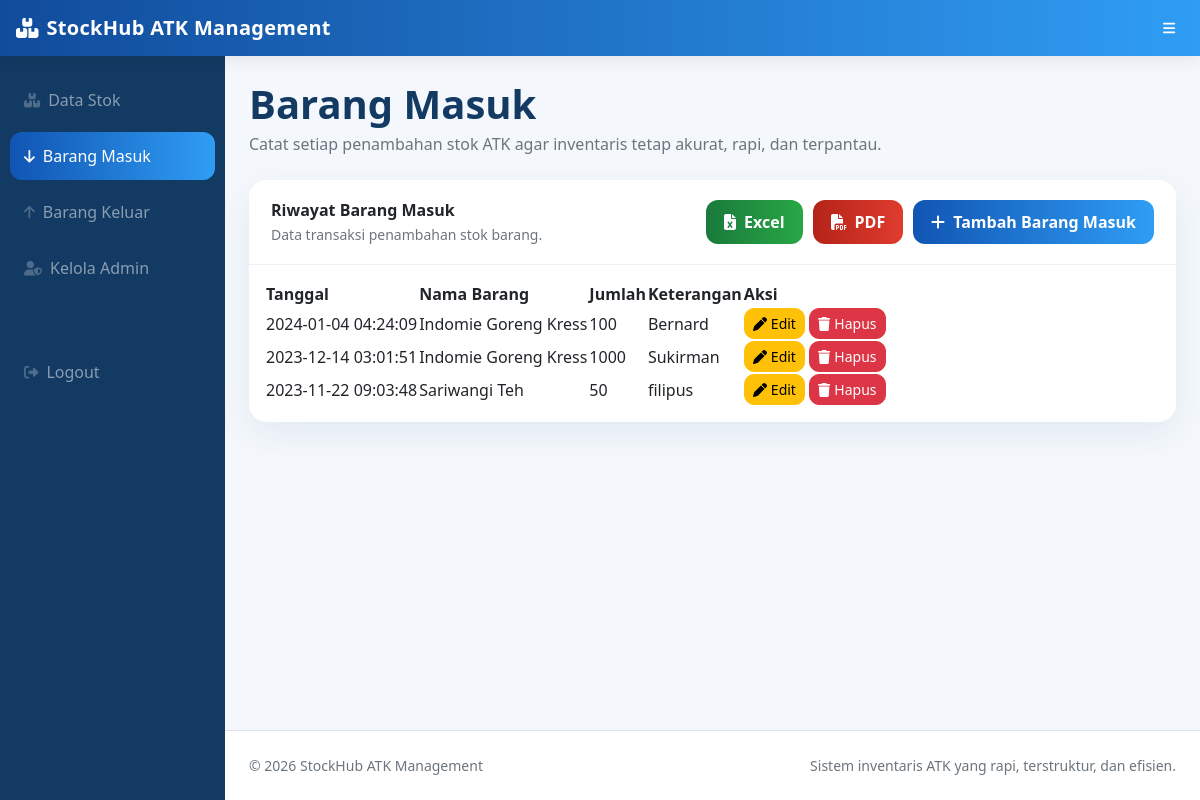
The app's page /masuk.php (signed in) with its own data.
### tables this page shows
CREATE TABLE `masuk` (
  `idmasuk` int(11) NOT NULL,
  `idbarang` int(11) NOT NULL,
  `tanggal` timestamp NOT NULL DEFAULT current_timestamp(),
  `keterangan` varchar(25) NOT NULL,
  `qty` int(11) NOT NULL
);

CREATE TABLE `stock` (
  `idbarang` int(11) NOT NULL,
  `namabarang` varchar(50) NOT NULL,
  `deskripsi` varchar(50) NOT NULL,
  `stock` int(11) NOT NULL,
  `image` varchar(99) DEFAULT NULL
);

### masuk.php (the view, shortened to what this page needs)
<?php
require 'function.php';
?>
<!DOCTYPE html>
<html lang="id">
<head>
    <link href="https://cdn.jsdelivr.net/npm/simple-datatables@7.1.2/dist/style.min.css" rel="stylesheet" />
    <link href="css/styles.css" rel="stylesheet" />
</head>
<body class="sb-nav-fixed">
<nav class="sb-topnav navbar navbar-expand navbar-dark">
    <a class="navbar-brand ps-3 pe-3" href="index.php">
        <i class="fas fa-boxes-stacked me-2"></i>StockHub ATK Management
    </a>
    <button class="btn btn-link btn-sm order-1 order-lg-0 ms-auto me-3 text-white" id="sidebarToggle" type="button">
        <i class="fas fa-bars"></i>
    </button>
</nav>
<div id="layoutSidenav">
    <div id="layoutSidenav_nav">
        <nav class="sb-sidenav accordion sb-sidenav-dark" id="sidenavAccordion">
            <div class="sb-sidenav-menu">
                <div class="nav pt-3">
                    <a class="nav-link" href="index.php">
                        <div class="sb-nav-link-icon"><i class="fas fa-boxes-stacked"></i></div>
                        Data Stok
                    </a>
                    <a class="nav-link active" href="masuk.php">
                        <div class="sb-nav-link-icon"><i class="fas fa-arrow-down"></i></div>
                        Barang Masuk
                    </a>
                    <a class="nav-link" href="keluar.php">
                        <div class="sb-nav-link-icon"><i class="fas fa-arrow-up"></i></div>
                        Barang Keluar
                    </a>
                    <a class="nav-link" href="admin.php">
                        <div class="sb-nav-link-icon"><i class="fas fa-user-shield"></i></div>
                        Kelola Admin
                    </a>
                    <div class="mt-auto pt-5"></div>
                    <a class="nav-link" href="logout.php">
                        <div class="sb-nav-link-icon"><i class="fas fa-right-from-bracket"></i></div>
                        Logout
                    </a>
                </div>
            </div>
        </nav>
    </div>
    <div id="layoutSidenav_content">
        <main>
            <div class="container-fluid px-4 py-4">
                <h1 class="page-title">Barang Masuk</h1>
                <p class="page-subtitle">
                    Catat setiap penambahan stok ATK agar inventaris tetap akurat, rapi, dan terpantau.
                </p>
                <div class="card main-card mb-4">
                    <div class="card-header d-flex justify-content-between align-items-center flex-wrap gap-3">
                        <div>
                            <strong>Riwayat Barang Masuk</strong><br>
                            <small class="text-muted">Data transaksi penambahan stok barang.</small>
                        </div>
                        <div class="action-group">
                            <a href="export_masuk_excel.php" class="btn btn-export-excel">
                                <i class="fas fa-file-excel me-2"></i>Excel
                            </a>
                            <a href="export_masuk_pdf.php" class="btn btn-export-pdf">
                                <i class="fas fa-file-pdf me-2"></i>PDF
                            </a>
                            <button type="button" class="btn btn-stockhub" data-bs-toggle="modal" data-bs-target="#myModal">
                                <i class="fas fa-plus me-2"></i>Tambah Barang Masuk
                            </button>
                        </div>
                    </div>
                    <div class="card-body">
                        <table id="datatablesSimple">
                            <thead>
                                <tr>
                                    <th>Tanggal</th>
                                    <th>Nama Barang</th>
                                    <th>Jumlah</th>
                                    <th>Keterangan</th>
                                    <th>Aksi</th>
                                </tr>
                            </thead>
                            <tbody>
                                <?php
                                $ambilsemuadatastock = mysqli_query($conn, "
                                    SELECT m.idmasuk, m.idbarang, m.qty, m.keterangan, m.tanggal,
                                           s.namabarang
                                    FROM masuk m
                                    JOIN stock s ON s.idbarang = m.idbarang
                                    ORDER BY m.tanggal DESC
                                ");
                                if ($ambilsemuadatastock === false) {
                                    echo '<tr><td colspan="5" class="text-danger text-center">Error query: ' . mysqli_error($conn) . '</td></tr>';
                                } else {
                                    while ($data = mysqli_fetch_array($ambilsemuadatastock)) {
                                        $idm        = $data['idmasuk'];
                                        $tanggal    = htmlspecialchars($data['tanggal']);
                                        $namabarang = htmlspecialchars($data['namabarang']);
                                        $qty        = $data['qty'];
                                        $keterangan = htmlspecialchars($data['keterangan']);
                                ?>
                                        <tr>
                                            <td><?= $tanggal; ?></td>
                                            <td><?= $namabarang; ?></td>
                                            <td><?= $qty; ?></td>
                                            <td><?= $keterangan; ?></td>
                                            <td>
                                                <button type="button" class="btn btn-warning btn-sm" data-bs-toggle="modal" data-bs-target="#edit<?= $idm; ?>">
                                                    <i class="fas fa-pen me-1"></i>Edit
                                                </button>
                                                <button type="button" class="btn btn-danger btn-sm" data-bs-toggle="modal" data-bs-target="#delete<?= $idm; ?>">
                                                    <i class="fas fa-trash me-1"></i>Hapus
                                                </button>
                                            </td>
                                        </tr>
                                <?php
                                    }
                                }
                                ?>
                            </tbody>
                        </table>
                    </div>
                </div>
            </div>
        </main>
        <footer class="py-4 bg-white mt-auto border-top">
            <div class="container-fluid px-4">
                <div class="d-flex align-items-center justify-content-between small flex-wrap gap-2">
                    <div class="footer-brand">© <?php echo date('Y'); ?> StockHub ATK Management</div>
                    <div class="footer-brand">Sistem inventaris ATK yang rapi, terstruktur, dan efisien.</div>
                </div>
            </div>
        </footer>
    </div>
</div>
</body>
</html>

### masuk.php (style rules this page uses)
body { background: #f4f8fc; }
.sb-topnav { background: linear-gradient(90deg, #114b9b 0%, #2f9df4 100%) !important; box-shadow: 0 4px 18px rgba(0,0,0,0.08); }
.navbar-brand { font-weight: 700; letter-spacing: 0.3px; }
.sb-sidenav { background: #123a63 !important; }
.sb-sidenav .nav-link { color: rgba(255,255,255,0.88); border-radius: 12px; margin: 4px 10px; padding: 12px 14px; transition: 0.2s ease-in-out; }
.sb-sidenav .nav-link.active { background: linear-gradient(90deg, #1155b3 0%, #2f9df4 100%); color: #fff; }
.page-title { font-weight: 700; color: #123a63; margin-bottom: 4px; }
.page-subtitle { color: #6c757d; margin-bottom: 24px; }
.main-card { border: none; border-radius: 18px; box-shadow: 0 12px 35px rgba(18,58,99,0.08); overflow: hidden; }
.main-card .card-header { background: #fff; border-bottom: 1px solid #eef2f6; padding: 18px 22px; }
.btn-stockhub { border: none; border-radius: 12px; padding: 10px 18px; font-weight: 600; background: linear-gradient(90deg, #1155b3 0%, #2f9df4 100%); color: #fff; }
.btn-warning, .btn-danger, .btn-primary { border-radius: 10px; }
.footer-brand { color: #6c757d; }
.btn-export-excel { border: none; border-radius: 12px; padding: 10px 18px; font-weight: 600; background: linear-gradient(90deg, #1a7a3c 0%, #28a745 100%); color: #fff; text-decoration: none; }
.btn-export-pdf { border: none; border-radius: 12px; padding: 10px 18px; font-weight: 600; background: linear-gradient(90deg, #b42318 0%, #e03c2e 100%); color: #fff; text-decoration: none; }
.action-group { display: flex; gap: 10px; flex-wrap: wrap; align-items: center; }

### records on screen
masuk: tanggal "2024-01-04 04:24:09", idbarang.namabarang "Indomie Goreng Kress", qty "100", keterangan "Bernard"
masuk: tanggal "2023-12-14 03:01:51", idbarang.namabarang "Indomie Goreng Kress", qty "1000", keterangan "Sukirman"
masuk: tanggal "2023-11-22 09:03:48", idbarang.namabarang "Sariwangi Teh", qty "50", keterangan "filipus"
